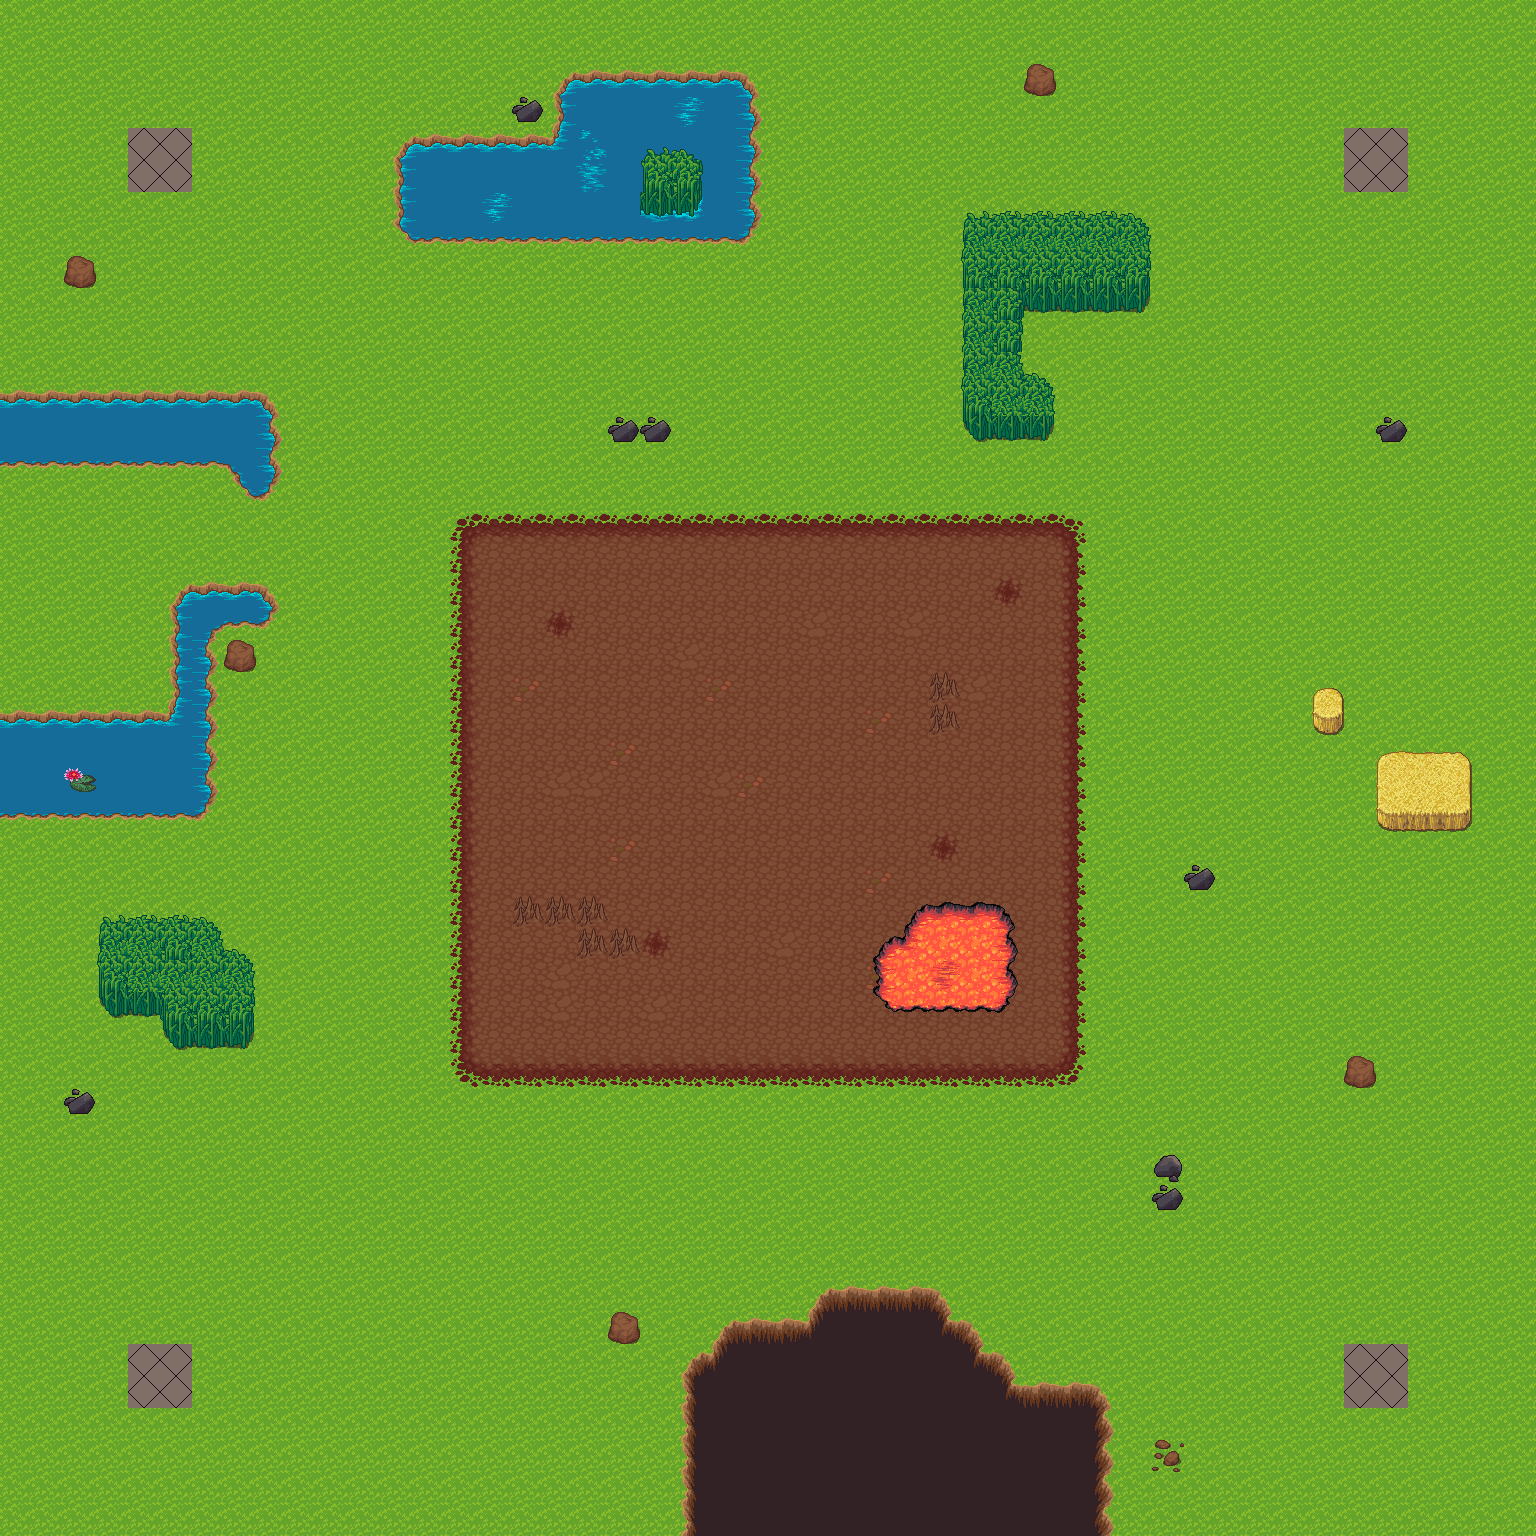

This is a level from a 2D game, rendered from its Tiled map with the project's own tilesets. A one-line summary and the map file follow, with tile-layer data summarised:
An orthogonal 48x48 tile map with 32x32 px tiles, 4 tile layers (grass, rumble pit, death, collision), 2 tilesets.

<map version="1.0" tiledversion="1.0.3" orientation="orthogonal" renderorder="right-down" width="48" height="48" tilewidth="32" tileheight="32" nextobjectid="1">
 <tileset firstgid="1" source="terrain.tsx" />
 <tileset firstgid="1025" source="terrain.tsx" />
 <layer name="grass" width="48" height="48">
  <data>[2304 cells, 2304 non-empty, 2 distinct tile ids]</data>
 </layer>
 <layer name="rumble pit" width="48" height="48">
  <data>[2304 cells, 377 non-empty, 14 distinct tile ids]</data>
 </layer>
 <layer name="death" width="48" height="48">
  <data>[2304 cells, 245 non-empty, 34 distinct tile ids]</data>
 </layer>
 <layer name="collision" width="48" height="48">
  <data>[2304 cells, 96 non-empty, 34 distinct tile ids]</data>
 </layer>
</map>
